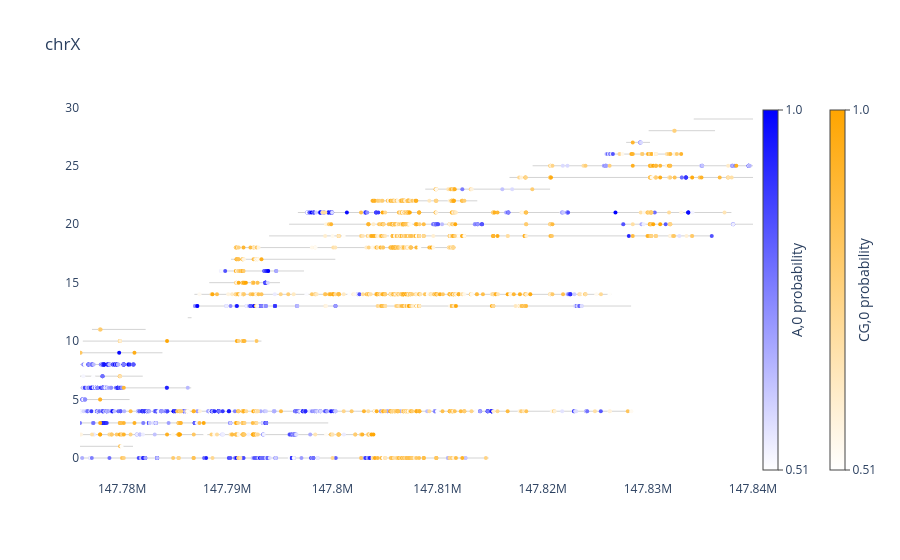

The cell this chart's notebook holds for it:
### Code cell
plot_read_browser.plot_read_browser(
    mod_file_name=extract_hp1,
    region=region2,
    motifs=["A,0", "CG,0"],
    thresh=128,
    sort_by=["read_start"],
)

### Figure 1 — Plotly figure (JSON) as saved in the notebook; plotly's stock layout.template omitted (floating-point values rounded to 4 significant figures; data arrays with more than 128 entries replaced by an {"elided": "..."} marker saying what was removed)
{"data": [{"line": {"color": "lightgrey", "width": 1}, "mode": "lines", "showlegend": false, "type": "scatter", "x": [147748400, 147814865], "y": [0, 0]}, {"line": {"color": "lightgrey", "width": 1}, "mode": "lines", "showlegend": false, "type": "scatter", "x": [147760565, 147781040], "y": [1, 1]}, {"line": {"color": "lightgrey", "width": 1}, "mode": "lines", "showlegend": false, "type": "scatter", "x": [147762195, 147803968], "y": [2, 2]}, {"line": {"color": "lightgrey", "width": 1}, "mode": "lines", "showlegend": false, "type": "scatter", "x": [147763502, 147799609], "y": [3, 3]}, {"line": {"color": "lightgrey", "width": 1}, "mode": "lines", "showlegend": false, "type": "scatter", "x": [147764552, 147828439], "y": [4, 4]}, {"line": {"color": "lightgrey", "width": 1}, "mode": "lines", "showlegend": false, "type": "scatter", "x": [147768337, 147780712], "y": [5, 5]}, {"line": {"color": "lightgrey", "width": 1}, "mode": "lines", "showlegend": false, "type": "scatter", "x": [147770436, 147786579], "y": [6, 6]}, {"line": {"color": "lightgrey", "width": 1}, "mode": "lines", "showlegend": false, "type": "scatter", "x": [147771902, 147781968], "y": [7, 7]}, {"line": {"color": "lightgrey", "width": 1}, "mode": "lines", "showlegend": false, "type": "scatter", "x": [147774278, 147781105], "y": [8, 8]}, {"line": {"color": "lightgrey", "width": 1}, "mode": "lines", "showlegend": false, "type": "scatter", "x": [147775032, 147783841], "y": [9, 9]}, {"line": {"color": "lightgrey", "width": 1}, "mode": "lines", "showlegend": false, "type": "scatter", "x": [147776266, 147793254], "y": [10, 10]}, {"line": {"color": "lightgrey", "width": 1}, "mode": "lines", "showlegend": false, "type": "scatter", "x": [147777139, 147782244], "y": [11, 11]}, {"line": {"color": "lightgrey", "width": 1}, "mode": "lines", "showlegend": false, "type": "scatter", "x": [147786245, 147786609], "y": [12, 12]}, {"line": {"color": "lightgrey", "width": 1}, "mode": "lines", "showlegend": false, "type": "scatter", "x": [147786742, 147828412], "y": [13, 13]}, {"line": {"color": "lightgrey", "width": 1}, "mode": "lines", "showlegend": false, "type": "scatter", "x": [147786878, 147826535], "y": [14, 14]}, {"line": {"color": "lightgrey", "width": 1}, "mode": "lines", "showlegend": false, "type": "scatter", "x": [147788292, 147795015], "y": [15, 15]}, {"line": {"color": "lightgrey", "width": 1}, "mode": "lines", "showlegend": false, "type": "scatter", "x": [147789375, 147797299], "y": [16, 16]}, {"line": {"color": "lightgrey", "width": 1}, "mode": "lines", "showlegend": false, "type": "scatter", "x": [147790360, 147800282], "y": [17, 17]}, {"line": {"color": "lightgrey", "width": 1}, "mode": "lines", "showlegend": false, "type": "scatter", "x": [147790637, 147811605], "y": [18, 18]}, {"line": {"color": "lightgrey", "width": 1}, "mode": "lines", "showlegend": false, "type": "scatter", "x": [147793983, 147836253], "y": [19, 19]}, {"line": {"color": "lightgrey", "width": 1}, "mode": "lines", "showlegend": false, "type": "scatter", "x": [147795887, 147846186], "y": [20, 20]}, {"line": {"color": "lightgrey", "width": 1}, "mode": "lines", "showlegend": false, "type": "scatter", "x": [147796721, 147837947], "y": [21, 21]}, {"line": {"color": "lightgrey", "width": 1}, "mode": "lines", "showlegend": false, "type": "scatter", "x": [147803807, 147813783], "y": [22, 22]}, {"line": {"color": "lightgrey", "width": 1}, "mode": "lines", "showlegend": false, "type": "scatter", "x": [147808833, 147820705], "y": [23, 23]}, {"line": {"color": "lightgrey", "width": 1}, "mode": "lines", "showlegend": false, "type": "scatter", "x": [147816842, 147840757], "y": [24, 24]}, {"line": {"color": "lightgrey", "width": 1}, "mode": "lines", "showlegend": false, "type": "scatter", "x": [147819041, 147889531], "y": [25, 25]}, {"line": {"color": "lightgrey", "width": 1}, "mode": "lines", "showlegend": false, "type": "scatter", "x": [147825973, 147833306], "y": [26, 26]}, {"line": {"color": "lightgrey", "width": 1}, "mode": "lines", "showlegend": false, "type": "scatter", "x": [147827937, 147830203], "y": [27, 27]}, {"line": {"color": "lightgrey", "width": 1}, "mode": "lines", "showlegend": false, "type": "scatter", "x": [147830077, 147836392], "y": [28, 28]}, {"line": {"color": "lightgrey", "width": 1}, "mode": "lines", "showlegend": false, "type": "scatter", "x": [147834365, 147862412], "y": [29, 29]}, {"marker": {"color": {"elided": "889 float values"}, "colorbar": {"thickness": 15, "tickmode": "array", "ticks": "outside", "ticktext": ["0.51", "1.0"], "tickvals": [0.5059, 0.998], "title": {"side": "right", "text": "A,0 probability"}, "x": 1, "y": 0.5}, "colorscale": [[0, "white"], [1, "blue"]], "size": 4}, "mode": "markers", "showlegend": false, "type": "scatter", "x": {"elided": "889 int values"}, "y": {"elided": "889 int values"}}, {"marker": {"color": {"elided": "1284 float values"}, "colorbar": {"thickness": 15, "tickmode": "array", "ticks": "outside", "ticktext": ["0.51", "1.0"], "tickvals": [0.5059, 0.998], "title": {"side": "right", "text": "CG,0 probability"}, "x": 1.1, "y": 0.5}, "colorscale": [[0, "white"], [1, "orange"]], "size": 4}, "mode": "markers", "showlegend": false, "type": "scatter", "x": {"elided": "1284 int values"}, "y": {"elided": "1284 int values"}}], "layout": {"autosize": true, "barmode": "overlay", "hovermode": "closest", "plot_bgcolor": "rgba(0, 0, 0, 0)", "title": {"text": "chrX"}, "xaxis": {"range": [147776000, 147840000], "type": "linear"}, "yaxis": {"autorange": true, "range": [-2.189, 30.64], "type": "linear"}}}
